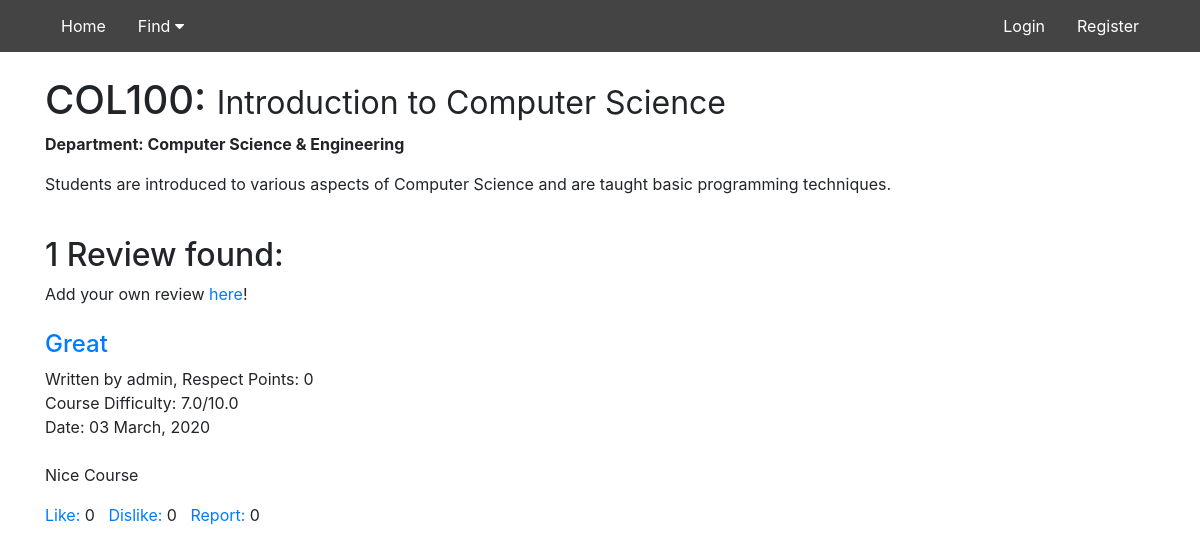
Before: /course/COL100/ with the older database file.
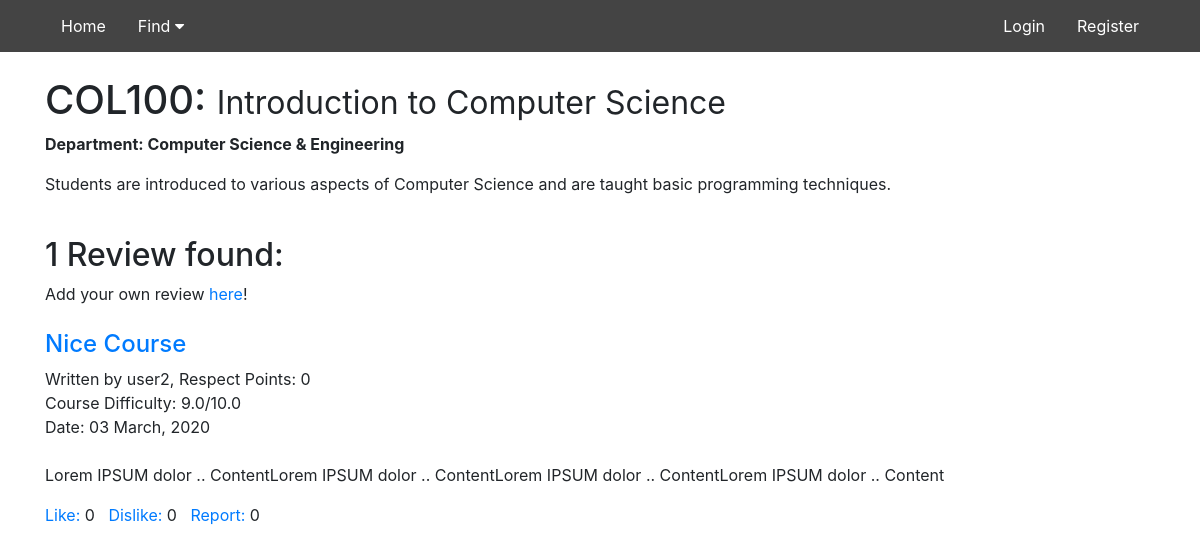
After: the same page with the newer database file.
### review/models.py (models this page shows, shortened)
class Course(models.Model):
	name = models.CharField(max_length = 100, unique = True)
	title = models.CharField(max_length = 100)
	dept = models.ForeignKey(Department, on_delete=models.CASCADE)
	info = models.TextField()

class Department(models.Model):
	code = models.CharField(max_length = 2, primary_key = True)
	dept = models.CharField(max_length = 50)

class Course_Review(models.Model):
	title = models.CharField(max_length=100)
	course = models.ForeignKey(Course, on_delete=models.CASCADE)
	review = models.TextField()
	course_difficulty = models.IntegerField(validators=[MinValueValidator(1), MaxValueValidator(10)])
	author = models.ForeignKey(User, on_delete=models.CASCADE)
	anonymous = models.BooleanField()
	date_posted = models.DateTimeField(auto_now_add = True)
	date_modif = models.DateTimeField(auto_now = True)
	likes = models.IntegerField(default=0)
	dislikes = models.IntegerField(default=0)
	reports = models.IntegerField(default=0)
	class Meta:
		constraints	= [
			models.UniqueConstraint(fields = ['course', 'author'], name = 'unique_course_review'),
		]

### users/models.py (models this page shows, shortened)
class Profile(models.Model):
	user = models.OneToOneField(User, on_delete=models.CASCADE)
	rp = models.IntegerField(default = 0)
	warn_offensive = models.BooleanField(default = False)

### review/views.py (the view)
# urls.py: path('course/<slug:cname>/', views.findcoursename, name = 'review-find-course-name'),
def findcoursename(request, cname):
	crs = Course.objects.get(name=cname)
	matches = Course_Review.objects.filter(course=crs).order_by('-date_posted')
	ct = 0
	for match in matches:
		ct += 1
	return render(request, 'review/course_template.html', {'course': crs, 'matches': matches, 'ct': ct})

### review/templates/review/course_template.html (shortened to what this page needs)
{% extends "review/base.html" %}
{% block content %}
<h1>{{ course.name }}: <small>{{ course.title }}
</small></h1>
<p><b>Department: {{ course.dept.dept }}</b></p>
<p>{{ course.info }}</p>
<br>
{% if ct ==  1 %}
	<h2>1 Review found:</h2>
{% endif %}
Add your own review <a href="{% url 'course-review-create' course.name %}">here</a>!
<br><br>
{% for review in matches %}
<div class = "review">
	<h4><a href="{% url 'course-review-detail' review.course.name review.id %}">{{ review.title }}</a></h4>
	Written by
	{% if review.anonymous %}
		anonymous
	{% else %}
		{{ review.author.username }}, Respect Points: {{ review.author.profile.rp }}
	{% endif %}
	<br>
	Course Difficulty: {{ review.course_difficulty }}.0/10.0
	<br>
	Date: {{review.date_posted|date:"m F, Y"}}
	<br><br><p>{{ review.review }}</p>
	<a href = "#" onClick = "document.getElementById('likebutton{{review.id}}').submit()">Like:</a> {{ review.likes }}
	&nbsp&nbsp<a href = "#" onClick = "document.getElementById('dislikebutton{{review.id}}').submit()">Dislike:</a> {{ review.dislikes }}
	&nbsp&nbsp<a href = "#" onClick = "document.getElementById('report{{review.id}}').submit()">Report:</a> {{ review.reports }}
	<br><br>
</div>
{% endfor %}
{% endblock %}

### review/templates/review/base.html (shortened to what this page needs)
{% load static %}
<!DOCTYPE html>
<html>
<head>
    <link rel="stylesheet" href="https://maxcdn.bootstrapcdn.com/bootstrap/4.0.0/css/bootstrap.min.css">
    <link rel="stylesheet" href="https://cdnjs.cloudflare.com/ajax/libs/font-awesome/4.7.0/css/font-awesome.min.css">
    <link rel="stylesheet" type="text/css" href="{% static 'main.css' %}">
</head>
<body>
	<div class="navbar1">
		<div class = "container">
		<a href="{% url 'review-home' %}">Home</a>
		<div class="dropdown1">
		<button class="dropbtn1">Find
			<i class="fa fa-caret-down"></i>
		</button>
		</div>
		{% if user.is_authenticated %}
		<div class = "rightelems">
			<a href="{% url 'profile' %}">Profile</a>
			<a href="{% url 'logout' %}">Logout</a>
		</div>
		{% else %}
		<div class = "rightelems">
			<a href="{% url 'login' %}">Login</a>
			<a href="{% url 'register' %}">Register</a>
		</div>
		{% endif %}
		</div>
	</div>
	<br>
	<div class = "container">
	{% block content %} {% endblock %}
	</div>
</body>
</html>

### review/static/main.css (style rules this page uses)
.rightelems { float: right; }
.navbar1 { overflow: hidden; background-color: #444; }
.navbar1 a { float: left; font-size: 16px; color: white; text-align: center; padding: 14px 16px; text-decoration: none; }
.dropdown1 { float: left; overflow: hidden; }
.dropdown1 .dropbtn1 { font-size: 16px; border: none; outline: none; color: white; padding: 14px 16px; background-color: inherit; font-family: inherit; margin: 0; }

Changed rows visible on the page:
removed Course_Review: title "Great", author.username "admin", author.profile.rp "0", course_difficulty "7", date_posted "03 March, 2020", review "Nice Course", likes "0", dislikes "0", reports "0"
added Course_Review: title "Nice Course", author.username "user2", author.profile.rp "0", course_difficulty "9", date_posted "03 March, 2020", review "Lorem IPSUM dolor .. ContentLorem IPSUM dolor .. ContentLorem IPSUM dolor .. ContentLorem IPSUM dolor .. Content", likes "0", dislikes "0", reports "0"
